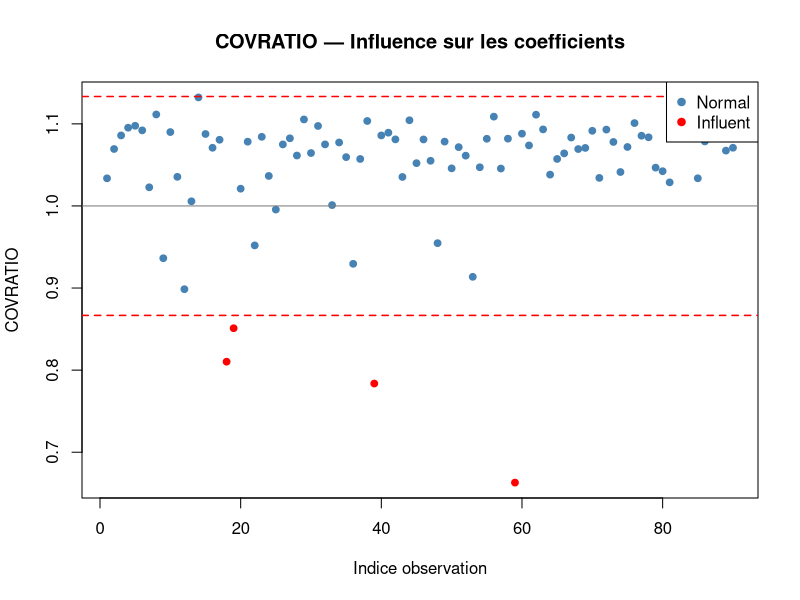

Reproduce this figure in R.
set.seed(42)
groupe <- factor(rep(c("A", "B", "C"), each = 30))
var1   <- c(rnorm(30, 10, 2.0), rnorm(30, 12, 2.5), rnorm(30, 11, 1.8))
var2   <- c(rnorm(30,  5, 1.0), rnorm(30,  6, 1.2), rnorm(30,  5.5, 0.9))
donnees <- data.frame(groupe, var1, var2)

modele   <- lm(var1 ~ var2 + groupe, data = donnees)
cov_vals <- covratio(modele)
n        <- nrow(donnees)
p        <- length(coef(modele))
seuil_h  <- 1 + (3 * p / n)
seuil_b  <- 1 - (3 * p / n)

influents <- which(cov_vals > seuil_h | cov_vals < seuil_b)
cat("Seuil haut :", round(seuil_h, 3), "\n")
cat("Seuil bas  :", round(seuil_b, 3), "\n")
cat("Influents  :", length(influents), "| Indices :", influents, "\n")

# Fenêtre séparée
windows(width = 9, height = 6, title = "COVRATIO")
couleurs <- ifelse(cov_vals > seuil_h | cov_vals < seuil_b,
                   "red", "steelblue")
plot(seq_along(cov_vals), cov_vals,
     col  = couleurs, pch = 19, cex = 0.9,
     main = "COVRATIO — Influence sur les coefficients",
     xlab = "Indice observation", ylab = "COVRATIO")
abline(h = seuil_h, lty = 2, col = "red",    lwd = 1.5)
abline(h = seuil_b, lty = 2, col = "red",    lwd = 1.5)
abline(h = 1,       lty = 1, col = "gray50", lwd = 1.0)
legend("topright",
       legend = c("Normal", "Influent"),
       col    = c("steelblue", "red"), pch = 19)
